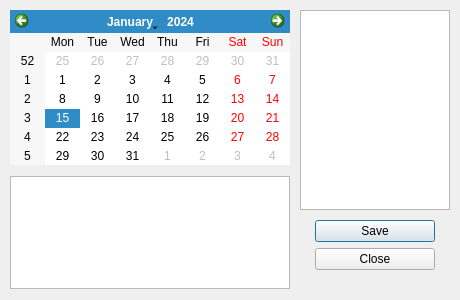
<?xml version="1.0" encoding="UTF-8"?>
<ui version="4.0">
 <class>Dialog</class>
 <widget class="QDialog" name="Dialog">
  <property name="geometry">
   <rect>
    <x>0</x>
    <y>0</y>
    <width>460</width>
    <height>300</height>
   </rect>
  </property>
  <property name="windowTitle">
   <string>Dialog</string>
  </property>
  <widget class="QDialogButtonBox" name="buttonBox">
   <property name="geometry">
    <rect>
     <x>315</x>
     <y>220</y>
     <width>120</width>
     <height>140</height>
    </rect>
   </property>
   <property name="layoutDirection">
    <enum>Qt::LeftToRight</enum>
   </property>
   <property name="orientation">
    <enum>Qt::Vertical</enum>
   </property>
   <property name="standardButtons">
    <set>QDialogButtonBox::Close|QDialogButtonBox::Save</set>
   </property>
  </widget>
  <widget class="QCalendarWidget" name="calTakvim">
   <property name="geometry">
    <rect>
     <x>10</x>
     <y>10</y>
     <width>280</width>
     <height>155</height>
    </rect>
   </property>
  </widget>
  <widget class="QListWidget" name="lstDersler">
   <property name="geometry">
    <rect>
     <x>10</x>
     <y>176</y>
     <width>280</width>
     <height>113</height>
    </rect>
   </property>
  </widget>
  <widget class="QListWidget" name="lstDosyalar">
   <property name="geometry">
    <rect>
     <x>300</x>
     <y>10</y>
     <width>150</width>
     <height>200</height>
    </rect>
   </property>
  </widget>
 </widget>
 <resources/>
 <connections>
  <connection>
   <sender>buttonBox</sender>
   <signal>rejected()</signal>
   <receiver>Dialog</receiver>
   <slot>reject()</slot>
   <hints>
    <hint type="sourcelabel">
     <x>316</x>
     <y>260</y>
    </hint>
    <hint type="destinationlabel">
     <x>286</x>
     <y>274</y>
    </hint>
   </hints>
  </connection>
 </connections>
</ui>
